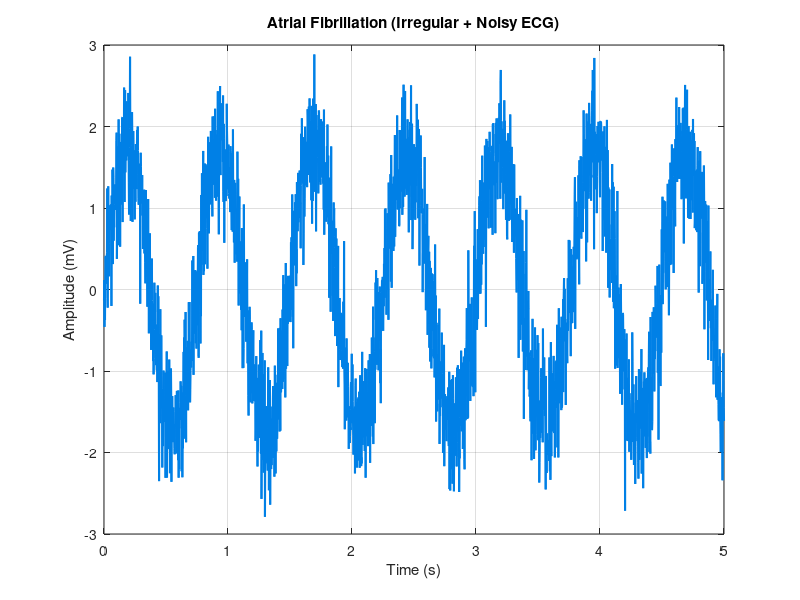

This figure's MATLAB source:
%% Tachycardia ECG Simulation
clear; clc; close all;
fs = 500; duration = 5;
t = 0:1/fs:duration;
N=length(t);

% Higher frequency = faster heart rate (120 bpm)
heart_rate = 120;
ecg = 1.2 * sawtooth(2*pi*(heart_rate/60)*t, 0.3);

plot(t, ecg, 'r', 'LineWidth', 1.5);
title('Tachycardia (High Heart Rate)');
xlabel('Time (s)'); ylabel('Amplitude (mV)');
grid on;




%% Bradycardia ECG Simulation
clear; clc; close all;
fs = 500; duration = 5;
t = 0:1/fs:duration;
N=length(t);

% Lower frequency = slower heart rate (45 bpm)
heart_rate = 45;
ecg = 1.3 * sawtooth(2*pi*(heart_rate/60)*t, 0.3);

plot(t, ecg, 'm', 'LineWidth', 1.5);
title('Bradycardia (Low Heart Rate)');
xlabel('Time (s)'); ylabel('Amplitude (mV)');
grid on;




%% Arrhythmia ECG Simulation
clear; clc; close all;
fs = 500; duration = 5;
t = 0:1/fs:duration;
N=length(t);

% Variable heart rate pattern
heart_rate = 60 + 20*sin(2*pi*0.3*t); % irregular frequency
ecg = 1.5 * sawtooth(2*pi*(heart_rate/60).*t, 0.3);

plot(t, ecg, 'k', 'LineWidth', 1.5);
title('Arrhythmia (Irregular Heartbeat)');
xlabel('Time (s)'); ylabel('Amplitude (mV)');
grid on;





%% Atrial Fibrillation ECG Simulation
clear; clc; close all;
fs = 500; duration = 5;
t = 0:1/fs:duration;
N=length(t);

% Base sinusoidal rhythm with random perturbations
base_hr = 80; 
ecg = 1.2 * sin(2*pi*(base_hr/60)*t);
% Add random irregularity and noise
ecg = ecg + 0.4*randn(size(t)) + 0.6*sin(2*pi*(base_hr/60)*t + 0.5*randn(size(t)));

plot(t, ecg, 'Color', [0 0.5 0.9], 'LineWidth', 1.5);
title('Atrial Fibrillation (Irregular + Noisy ECG)');
xlabel('Time (s)'); ylabel('Amplitude (mV)');
grid on;